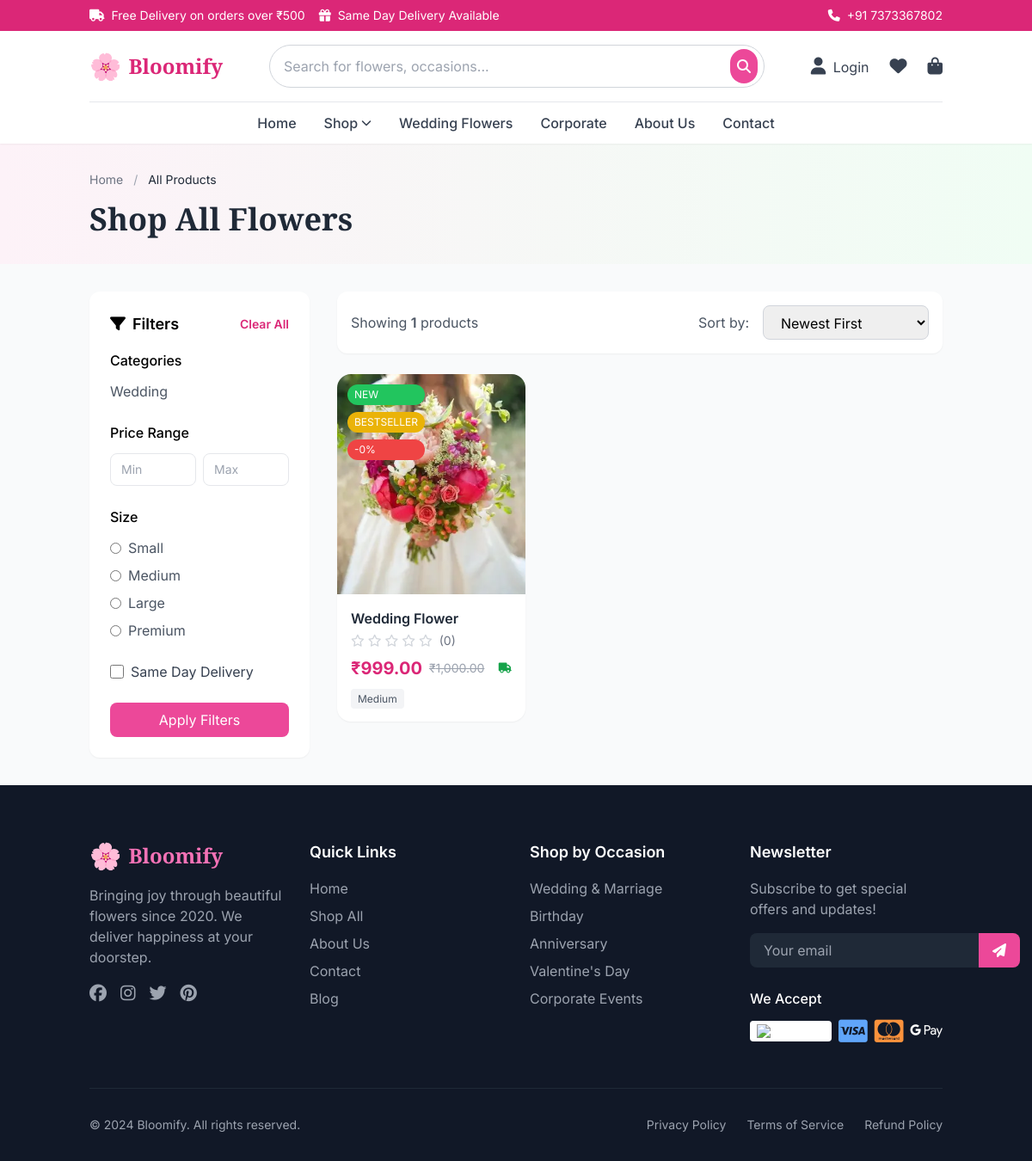
Screenshot of /products/ with the database file from the repository.
### shop/models.py (models this page shows, shortened)
class Category(models.Model):
    OCCASION_CHOICES = [
        ('marriage', 'Marriage & Wedding'),
        ('birthday', 'Birthday'),
        ('anniversary', 'Anniversary'),
        ('valentines', "Valentine's Day"),
        ('funeral', 'Funeral & Sympathy'),
        ('congratulations', 'Congratulations'),
        ('get_well', 'Get Well Soon'),
        ('thank_you', 'Thank You'),
        ('housewarming', 'Housewarming'),
        ('corporate', 'Corporate Events'),
        ('festival', 'Festival & Celebrations'),
        ('everyday', 'Everyday Flowers'),
    ]
    name = models.CharField(max_length=200)
    slug = models.SlugField(max_length=200, unique=True)
    occasion = models.CharField(max_length=50, choices=OCCASION_CHOICES, default='everyday')
    description = models.TextField(blank=True)
    image = models.ImageField(upload_to='categories/', blank=True, null=True)
    is_active = models.BooleanField(default=True)
    created_at = models.DateTimeField(auto_now_add=True)
    updated_at = models.DateTimeField(auto_now=True)
    class Meta:
        ordering = ['name']
        verbose_name_plural = 'Categories'

class Product(models.Model):
    SIZE_CHOICES = [
        ('small', 'Small'),
        ('medium', 'Medium'),
        ('large', 'Large'),
        ('premium', 'Premium'),
    ]
    category = models.ForeignKey(Category, related_name='products', on_delete=models.CASCADE)
    flower_types = models.ManyToManyField(FlowerType, related_name='products', blank=True)
    name = models.CharField(max_length=200)
    slug = models.SlugField(max_length=200, unique=True)
    description = models.TextField()
    short_description = models.CharField(max_length=500, blank=True)
    price = models.DecimalField(max_digits=10, decimal_places=2)
    discount_price = models.DecimalField(max_digits=10, decimal_places=2, blank=True, null=True)
    discount_percentage = models.PositiveIntegerField(default=0)
    size = models.CharField(max_length=20, choices=SIZE_CHOICES, default='medium')
    contains = models.TextField(help_text="List of flowers and items included", blank=True)
    care_instructions = models.TextField(blank=True)
    image = models.ImageField(upload_to='products/')
    image_2 = models.ImageField(upload_to='products/', blank=True, null=True)
    image_3 = models.ImageField(upload_to='products/', blank=True, null=True)
    image_4 = models.ImageField(upload_to='products/', blank=True, null=True)
    stock = models.PositiveIntegerField(default=10)
    is_available = models.BooleanField(default=True)
    is_featured = models.BooleanField(default=False)
    is_bestseller = models.BooleanField(default=False)
    is_new = models.BooleanField(default=False)
    same_day_delivery = models.BooleanField(default=True)
    delivery_time = models.CharField(max_length=100, default="2-4 hours")
    rating = models.DecimalField(max_digits=3, decimal_places=2, default=0.00)
    num_reviews = models.PositiveIntegerField(default=0)
    created_at = models.DateTimeField(auto_now_add=True)
    updated_at = models.DateTimeField(auto_now=True)
    class Meta:
        ordering = ['-created_at']
        indexes = [
            models.Index(fields=['slug']),
            models.Index(fields=['category']),
            models.Index(fields=['is_available']),
        ]
    @property
    def is_on_sale(self):
        return self.discount_price is not None and self.discount_price < self.price

### shop/views.py (the view)
# urls.py: path('products/', views.ProductListView.as_view(), name='product_list'),
class ProductListView(ListView):
    model = Product
    template_name = 'shop/product_list.html'
    context_object_name = 'products'
    paginate_by = 12
    def get_queryset(self):
        queryset = Product.objects.filter(is_available=True)
        category_slug = self.kwargs.get('category_slug')
        if category_slug:
            self.category = get_object_or_404(Category, slug=category_slug)
            queryset = queryset.filter(category=self.category)
        else:
            self.category = None
        occasion = self.request.GET.get('occasion')
        if occasion:
            queryset = queryset.filter(category__occasion=occasion)
        min_price = self.request.GET.get('min_price')
        max_price = self.request.GET.get('max_price')
        if min_price:
            queryset = queryset.filter(price__gte=min_price)
        if max_price:
            queryset = queryset.filter(price__lte=max_price)
        size = self.request.GET.get('size')
        if size:
            queryset = queryset.filter(size=size)
        same_day = self.request.GET.get('same_day')
        if same_day:
            queryset = queryset.filter(same_day_delivery=True)
        sort = self.request.GET.get('sort', 'newest')
        if sort == 'price_low':
            queryset = queryset.order_by('price')
        elif sort == 'price_high':
            queryset = queryset.order_by('-price')
        elif sort == 'rating':
            queryset = queryset.order_by('-rating')
        elif sort == 'bestseller':
            queryset = queryset.filter(is_bestseller=True)
        else:  # newest
            queryset = queryset.order_by('-created_at')
        return queryset
    def get_context_data(self, **kwargs):
        context = super().get_context_data(**kwargs)
        context['categories'] = Category.objects.filter(is_active=True)
        context['current_category'] = getattr(self, 'category', None)
        context['flower_types'] = FlowerType.objects.all()
        context['size_choices'] = Product.SIZE_CHOICES
        context['current_filters'] = {
            'occasion': self.request.GET.get('occasion', ''),
            'min_price': self.request.GET.get('min_price', ''),
            'max_price': self.request.GET.get('max_price', ''),
            'size': self.request.GET.get('size', ''),
            'same_day': self.request.GET.get('same_day', ''),
            'sort': self.request.GET.get('sort', 'newest'),
        }
        return context

### cart/cart.py (called while the page is built)
    def __len__(self):
        return sum(item['quantity'] for item in self.cart.values())

### cart/context_processors.py (called while the page is built)
def cart(request):
    return {'cart': Cart(request)}

### templates/shop/product_list.html (shortened to what this page needs)
{% extends 'base.html' %}
{% load humanize %}
{% block content %}
<div class="bg-gradient-to-r from-primary-50 to-secondary-50 py-8">
    <div class="container mx-auto px-4">
        <nav class="text-sm mb-4">
            <a href="{% url 'shop:home' %}" class="text-gray-500 hover:text-primary-600">Home</a>
            <span class="mx-2 text-gray-400">/</span>
            <span class="text-gray-800">{% if current_category %}{{ current_category.name }}{% else %}All Products{% endif %}</span>
        </nav>
        <h1 class="font-display text-3xl md:text-4xl font-bold text-gray-800">
            {% if current_category %}{{ current_category.name }}{% else %}Shop All Flowers{% endif %}
        </h1>
    </div>
</div>
<div class="container mx-auto px-4 py-8">
    <div class="flex flex-col lg:flex-row gap-8">
        <aside class="lg:w-64 flex-shrink-0">
            <div class="bg-white rounded-xl shadow-sm p-6 sticky top-24">
                <h3 class="font-semibold text-lg mb-4 flex items-center justify-between">
                    <span><i class="fas fa-filter mr-2"></i>Filters</span>
                    <a href="{% url 'shop:product_list' %}" class="text-sm text-primary-600 hover:underline">Clear All</a>
                </h3>
                <form method="GET" id="filter-form">
                    <div class="mb-6">
                        <h4 class="font-medium mb-3">Categories</h4>
                        <div class="space-y-2 max-h-48 overflow-y-auto">
                            {% for category in categories %}
                            <a href="{% url 'shop:product_list_by_category' category.slug %}"
                               class="block text-gray-600 hover:text-primary-600 {% if current_category.slug == category.slug %}text-primary-600 font-medium{% endif %}">
                                {{ category.name }}
                            </a>
                            {% endfor %}
                        </div>
                    </div>
                    <div class="mb-6">
                        <h4 class="font-medium mb-3">Price Range</h4>
                        <div class="flex gap-2">
                            <input type="number" name="min_price" value="{{ current_filters.min_price }}"
                                   placeholder="Min" class="w-full px-3 py-2 border rounded-lg text-sm">
                            <input type="number" name="max_price" value="{{ current_filters.max_price }}"
                                   placeholder="Max" class="w-full px-3 py-2 border rounded-lg text-sm">
                        </div>
                    </div>
                    <div class="mb-6">
                        <h4 class="font-medium mb-3">Size</h4>
                        <div class="space-y-2">
                            {% for value, label in size_choices %}
                            <label class="flex items-center">
                                <input type="radio" name="size" value="{{ value }}"
                                       class="text-primary-600 focus:ring-primary-500">
                                <span class="ml-2 text-gray-600">{{ label }}</span>
                            </label>
                            {% endfor %}
                        </div>
                    </div>
                    <div class="mb-6">
                        <label class="flex items-center cursor-pointer">
                            <input type="checkbox" name="same_day" value="1"
                                   class="h-4 w-4 text-primary-600 focus:ring-primary-500 border-gray-300 rounded">
                            <span class="ml-2 text-gray-700">Same Day Delivery</span>
                        </label>
                    </div>
                    <button type="submit" class="w-full bg-primary-500 text-white py-2 rounded-lg hover:bg-primary-600 transition">
                        Apply Filters
                    </button>
                </form>
            </div>
        </aside>
        <main class="flex-1">
            <div class="bg-white rounded-xl shadow-sm p-4 mb-6 flex flex-wrap items-center justify-between gap-4">
                <p class="text-gray-600">
                    Showing <span class="font-semibold">{{ products|length }}</span> products
                </p>
                <div class="flex items-center gap-4">
                    <label class="text-gray-600">Sort by:</label>
                    <select name="sort" id="sort-select"
                            class="border border-gray-300 rounded-lg px-4 py-2 focus:ring-2 focus:ring-primary-500"
                            onchange="window.location.href = '?sort=' + this.value">
                        <option value="newest" {% if current_filters.sort == 'newest' %}selected{% endif %}>Newest First</option>
                    </select>
                </div>
            </div>
            {% if products %}
            <div class="grid grid-cols-2 md:grid-cols-3 gap-6">
                {% for product in products %}
                <div class="product-card bg-white rounded-2xl overflow-hidden shadow-sm hover:shadow-xl transition group" data-aos="fade-up">
                    <div class="relative overflow-hidden">
                        <a href="{% url 'shop:product_detail' slug=product.slug %}">
                        </a>
                        <div class="absolute top-3 left-3 flex flex-col gap-2">
                            {% if product.is_new %}
                            <span class="bg-green-500 text-white text-xs px-2 py-1 rounded-full">NEW</span>
                            {% endif %}
                            {% if product.is_bestseller %}
                            <span class="bg-yellow-500 text-white text-xs px-2 py-1 rounded-full">BESTSELLER</span>
                            {% endif %}
                            {% if product.is_on_sale %}
                            <span class="bg-red-500 text-white text-xs px-2 py-1 rounded-full">-{{ product.discount_percentage }}%</span>
                            {% endif %}
                        </div>
                    </div>
                    <div class="p-4">
                        <a href="{% url 'shop:product_detail' slug=product.slug %}" class="block">
                            <h3 class="font-semibold text-gray-800 mb-1 truncate hover:text-primary-600">{{ product.name }}</h3>
                        </a>
                        <div class="flex items-center gap-1 text-yellow-400 text-sm mb-2">
                            {% for i in "12345" %}
                                {% if forloop.counter <= product.rating %}
                                <i class="fas fa-star"></i>
                                {% else %}
                                <i class="far fa-star text-gray-300"></i>
                                {% endif %}
                            {% endfor %}
                            <span class="text-gray-500 ml-1">({{ product.num_reviews }})</span>
                        </div>
                        <div class="flex items-center justify-between">
                            <div class="flex items-center gap-2">
                                {% if product.discount_price %}
                                <span class="text-xl font-bold text-primary-600">₹{{ product.discount_price|intcomma }}</span>
                                <span class="text-sm text-gray-400 line-through">₹{{ product.price|intcomma }}</span>
                                {% else %}
                                <span class="text-xl font-bold text-primary-600">₹{{ product.price|intcomma }}</span>
                                {% endif %}
                            </div>
                            {% if product.same_day_delivery %}
                            <span class="text-xs text-green-600" title="Same Day Delivery">
                                <i class="fas fa-truck"></i>
                            </span>
                            {% endif %}
                        </div>
                        <div class="mt-2">
                            <span class="text-xs bg-gray-100 text-gray-600 px-2 py-1 rounded">{{ product.get_size_display }}</span>
                        </div>
                    </div>
                </div>
                {% endfor %}
            </div>
            {% endif %}
        </main>
    </div>
</div>
{% endblock %}

### templates/base.html (style rules this page uses)
body { font-family: "Inter", system-ui, sans-serif; }
.font-display { font-family: "Playfair Display", serif; }

### rows the page displays
Category: name "Wedding"
Product: is_new "NEW", is_bestseller "BESTSELLER", discount_percentage "0", name "Wedding Flower", rating 0 (drawn), num_reviews "0", discount_price "999.00", price "1,000.00", same_day_delivery True (drawn), size "Medium"

### other values shown
{{ label }} "Small" "Medium" "Large" "Premium"
{{ products|length }} "1"
